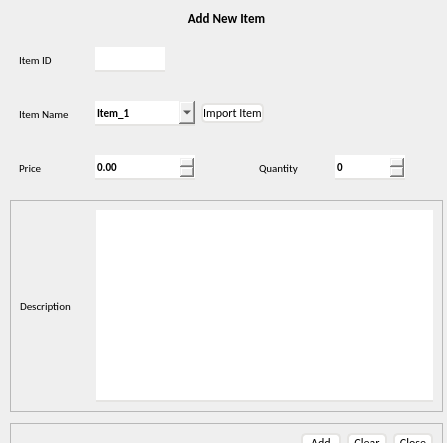
<?xml version="1.0" encoding="UTF-8"?>
<ui version="4.0">
 <class>add_item</class>
 <widget class="QDialog" name="add_item">
  <property name="geometry">
   <rect>
    <x>0</x>
    <y>0</y>
    <width>447</width>
    <height>443</height>
   </rect>
  </property>
  <property name="windowTitle">
   <string>Dialog</string>
  </property>
  <property name="styleSheet">
   <string notr="true">* {
	font-family: Calibri;
	font-size:12px;
}

#window_title {
	font-size:13px;
	color:black;
	font-weight:bold;
}

#QDialog {
    background-color: white;
}

QLabel  {
/* 	color:#7B68EE;*/
	font-size:11px;
	font-weight:Normal;
}

QLineEdit, QPlainTextEdit, QComboBox, QSpinBox, QDoubleSpinBox {
	font-size:11px;
	font-weight:bold;
	border: none;
	border-bottom: 2px solid #E5E4E2;

}

QLineEdit:focus, QPlainTextEdit:focus,QComboBox:focus,QSpinBox:focus,QDoubleSpinBox:focus {
	border-bottom: 2px solid #7B68EE;
}

QPushButton {
	font-size: 12px;
	background-color:white;
	border: 2px solid  #E5E4E2;
	border-radius: 5px;
}

QPushButton:hover {
	border: 2px solid #7B68EE;
}

</string>
  </property>
  <widget class="QWidget" name="widget" native="true">
   <property name="geometry">
    <rect>
     <x>10</x>
     <y>10</y>
     <width>433</width>
     <height>562</height>
    </rect>
   </property>
   <layout class="QVBoxLayout" name="verticalLayout_2">
    <property name="spacing">
     <number>11</number>
    </property>
    <item>
     <widget class="QLabel" name="window_title">
      <property name="text">
       <string>Add New Item</string>
      </property>
      <property name="alignment">
       <set>Qt::AlignCenter</set>
      </property>
     </widget>
    </item>
    <item>
     <widget class="QWidget" name="idFrame" native="true">
      <layout class="QHBoxLayout" name="horizontalLayout">
       <item>
        <widget class="QLabel" name="label_2">
         <property name="minimumSize">
          <size>
           <width>70</width>
           <height>0</height>
          </size>
         </property>
         <property name="maximumSize">
          <size>
           <width>70</width>
           <height>16777215</height>
          </size>
         </property>
         <property name="text">
          <string>Item ID </string>
         </property>
        </widget>
       </item>
       <item>
        <widget class="QLineEdit" name="item_id">
         <property name="minimumSize">
          <size>
           <width>70</width>
           <height>25</height>
          </size>
         </property>
         <property name="maximumSize">
          <size>
           <width>60</width>
           <height>16777215</height>
          </size>
         </property>
         <property name="clearButtonEnabled">
          <bool>false</bool>
         </property>
        </widget>
       </item>
       <item>
        <spacer name="horizontalSpacer_5">
         <property name="orientation">
          <enum>Qt::Horizontal</enum>
         </property>
         <property name="sizeHint" stdset="0">
          <size>
           <width>40</width>
           <height>20</height>
          </size>
         </property>
        </spacer>
       </item>
      </layout>
     </widget>
    </item>
    <item>
     <widget class="QWidget" name="widget_2" native="true">
      <layout class="QHBoxLayout" name="horizontalLayout_2">
       <item>
        <widget class="QLabel" name="label_3">
         <property name="minimumSize">
          <size>
           <width>70</width>
           <height>0</height>
          </size>
         </property>
         <property name="maximumSize">
          <size>
           <width>70</width>
           <height>16777215</height>
          </size>
         </property>
         <property name="text">
          <string>Item Name</string>
         </property>
        </widget>
       </item>
       <item>
        <widget class="QComboBox" name="item_name">
         <property name="minimumSize">
          <size>
           <width>100</width>
           <height>25</height>
          </size>
         </property>
         <property name="editable">
          <bool>true</bool>
         </property>
         <property name="insertPolicy">
          <enum>QComboBox::InsertAtBottom</enum>
         </property>
         <item>
          <property name="text">
           <string>Item_1</string>
          </property>
         </item>
         <item>
          <property name="text">
           <string>Item_2</string>
          </property>
         </item>
         <item>
          <property name="text">
           <string>Item_3</string>
          </property>
         </item>
         <item>
          <property name="text">
           <string>Item_4</string>
          </property>
         </item>
         <item>
          <property name="text">
           <string>Item_5</string>
          </property>
         </item>
        </widget>
       </item>
       <item>
        <widget class="QPushButton" name="pushButton">
         <property name="text">
          <string>Import Item</string>
         </property>
        </widget>
       </item>
       <item>
        <spacer name="horizontalSpacer_3">
         <property name="orientation">
          <enum>Qt::Horizontal</enum>
         </property>
         <property name="sizeHint" stdset="0">
          <size>
           <width>40</width>
           <height>20</height>
          </size>
         </property>
        </spacer>
       </item>
      </layout>
     </widget>
    </item>
    <item>
     <widget class="QWidget" name="priceFrame" native="true">
      <layout class="QHBoxLayout" name="horizontalLayout_4">
       <item>
        <widget class="QLabel" name="label_4">
         <property name="minimumSize">
          <size>
           <width>70</width>
           <height>0</height>
          </size>
         </property>
         <property name="maximumSize">
          <size>
           <width>70</width>
           <height>16777215</height>
          </size>
         </property>
         <property name="text">
          <string>Price</string>
         </property>
        </widget>
       </item>
       <item>
        <widget class="QDoubleSpinBox" name="price">
         <property name="minimumSize">
          <size>
           <width>100</width>
           <height>25</height>
          </size>
         </property>
        </widget>
       </item>
       <item>
        <spacer name="horizontalSpacer">
         <property name="orientation">
          <enum>Qt::Horizontal</enum>
         </property>
         <property name="sizeHint" stdset="0">
          <size>
           <width>40</width>
           <height>20</height>
          </size>
         </property>
        </spacer>
       </item>
       <item>
        <spacer name="horizontalSpacer_6">
         <property name="orientation">
          <enum>Qt::Horizontal</enum>
         </property>
         <property name="sizeHint" stdset="0">
          <size>
           <width>40</width>
           <height>20</height>
          </size>
         </property>
        </spacer>
       </item>
       <item>
        <widget class="QLabel" name="label_5">
         <property name="minimumSize">
          <size>
           <width>70</width>
           <height>0</height>
          </size>
         </property>
         <property name="maximumSize">
          <size>
           <width>70</width>
           <height>16777215</height>
          </size>
         </property>
         <property name="text">
          <string>Quantity</string>
         </property>
         <property name="alignment">
          <set>Qt::AlignLeading|Qt::AlignLeft|Qt::AlignVCenter</set>
         </property>
        </widget>
       </item>
       <item>
        <widget class="QSpinBox" name="quantity">
         <property name="minimumSize">
          <size>
           <width>70</width>
           <height>25</height>
          </size>
         </property>
         <property name="maximumSize">
          <size>
           <width>60</width>
           <height>16777215</height>
          </size>
         </property>
        </widget>
       </item>
       <item>
        <spacer name="horizontalSpacer_4">
         <property name="orientation">
          <enum>Qt::Horizontal</enum>
         </property>
         <property name="sizeHint" stdset="0">
          <size>
           <width>40</width>
           <height>20</height>
          </size>
         </property>
        </spacer>
       </item>
      </layout>
     </widget>
    </item>
    <item>
     <widget class="QFrame" name="descriptionFrame">
      <property name="frameShape">
       <enum>QFrame::StyledPanel</enum>
      </property>
      <property name="frameShadow">
       <enum>QFrame::Raised</enum>
      </property>
      <layout class="QHBoxLayout" name="horizontalLayout_6">
       <item>
        <widget class="QLabel" name="label_6">
         <property name="minimumSize">
          <size>
           <width>70</width>
           <height>0</height>
          </size>
         </property>
         <property name="maximumSize">
          <size>
           <width>70</width>
           <height>16777215</height>
          </size>
         </property>
         <property name="text">
          <string>Description</string>
         </property>
        </widget>
       </item>
       <item>
        <widget class="QPlainTextEdit" name="description"/>
       </item>
      </layout>
     </widget>
    </item>
    <item>
     <widget class="QFrame" name="btnFrame">
      <property name="frameShape">
       <enum>QFrame::StyledPanel</enum>
      </property>
      <property name="frameShadow">
       <enum>QFrame::Raised</enum>
      </property>
      <layout class="QHBoxLayout" name="horizontalLayout_3">
       <item>
        <spacer name="horizontalSpacer_2">
         <property name="orientation">
          <enum>Qt::Horizontal</enum>
         </property>
         <property name="sizeHint" stdset="0">
          <size>
           <width>40</width>
           <height>20</height>
          </size>
         </property>
        </spacer>
       </item>
       <item>
        <widget class="QPushButton" name="add_item_btn">
         <property name="minimumSize">
          <size>
           <width>40</width>
           <height>0</height>
          </size>
         </property>
         <property name="text">
          <string>Add</string>
         </property>
        </widget>
       </item>
       <item>
        <widget class="QPushButton" name="clear_field_btn">
         <property name="minimumSize">
          <size>
           <width>40</width>
           <height>0</height>
          </size>
         </property>
         <property name="text">
          <string>Clear</string>
         </property>
        </widget>
       </item>
       <item>
        <widget class="QPushButton" name="close_window_btn">
         <property name="minimumSize">
          <size>
           <width>40</width>
           <height>0</height>
          </size>
         </property>
         <property name="text">
          <string>Close</string>
         </property>
        </widget>
       </item>
      </layout>
     </widget>
    </item>
    <item>
     <spacer name="verticalSpacer">
      <property name="orientation">
       <enum>Qt::Vertical</enum>
      </property>
      <property name="sizeHint" stdset="0">
       <size>
        <width>20</width>
        <height>40</height>
       </size>
      </property>
     </spacer>
    </item>
   </layout>
  </widget>
 </widget>
 <resources>
  <include location="../../../icons/resources.qrc"/>
 </resources>
 <connections/>
</ui>
